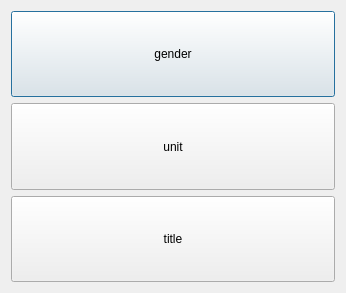
<?xml version="1.0" encoding="UTF-8"?>
<ui version="4.0">
 <class>summary</class>
 <widget class="QDialog" name="summary">
  <property name="geometry">
   <rect>
    <x>0</x>
    <y>0</y>
    <width>346</width>
    <height>293</height>
   </rect>
  </property>
  <property name="windowTitle">
   <string>Dialog</string>
  </property>
  <layout class="QFormLayout" name="formLayout">
   <item row="0" column="0" colspan="2">
    <widget class="QPushButton" name="gender">
     <property name="sizePolicy">
      <sizepolicy hsizetype="Expanding" vsizetype="Expanding">
       <horstretch>0</horstretch>
       <verstretch>0</verstretch>
      </sizepolicy>
     </property>
     <property name="text">
      <string>gender</string>
     </property>
    </widget>
   </item>
   <item row="1" column="0" colspan="2">
    <widget class="QPushButton" name="unit">
     <property name="sizePolicy">
      <sizepolicy hsizetype="Expanding" vsizetype="Expanding">
       <horstretch>0</horstretch>
       <verstretch>0</verstretch>
      </sizepolicy>
     </property>
     <property name="text">
      <string>unit</string>
     </property>
    </widget>
   </item>
   <item row="2" column="0" colspan="2">
    <widget class="QPushButton" name="title">
     <property name="sizePolicy">
      <sizepolicy hsizetype="Expanding" vsizetype="Expanding">
       <horstretch>0</horstretch>
       <verstretch>0</verstretch>
      </sizepolicy>
     </property>
     <property name="text">
      <string>title</string>
     </property>
    </widget>
   </item>
  </layout>
 </widget>
 <resources/>
 <connections/>
</ui>
